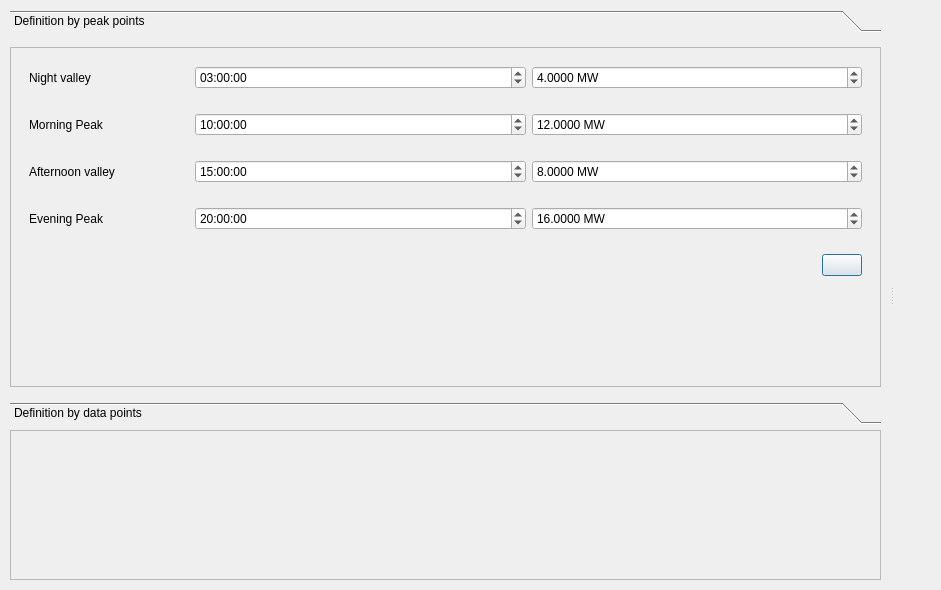
<?xml version="1.0" encoding="UTF-8"?>
<ui version="4.0">
 <class>Dialog</class>
 <widget class="QDialog" name="Dialog">
  <property name="geometry">
   <rect>
    <x>0</x>
    <y>0</y>
    <width>941</width>
    <height>590</height>
   </rect>
  </property>
  <property name="windowTitle">
   <string>Dialog</string>
  </property>
  <layout class="QVBoxLayout" name="verticalLayout">
   <property name="leftMargin">
    <number>1</number>
   </property>
   <property name="topMargin">
    <number>1</number>
   </property>
   <property name="rightMargin">
    <number>1</number>
   </property>
   <property name="bottomMargin">
    <number>1</number>
   </property>
   <item>
    <widget class="QSplitter" name="splitter_3">
     <property name="orientation">
      <enum>Qt::Horizontal</enum>
     </property>
     <widget class="QFrame" name="frame_8">
      <property name="frameShape">
       <enum>QFrame::NoFrame</enum>
      </property>
      <property name="frameShadow">
       <enum>QFrame::Raised</enum>
      </property>
      <layout class="QVBoxLayout" name="verticalLayout_7">
       <property name="topMargin">
        <number>9</number>
       </property>
       <item>
        <widget class="QToolBox" name="toolBox">
         <property name="currentIndex">
          <number>0</number>
         </property>
         <widget class="QWidget" name="page_3">
          <property name="geometry">
           <rect>
            <x>0</x>
            <y>0</y>
            <width>848</width>
            <height>352</height>
           </rect>
          </property>
          <attribute name="label">
           <string>Definition by peak points</string>
          </attribute>
          <layout class="QVBoxLayout" name="verticalLayout_3">
           <property name="leftMargin">
            <number>0</number>
           </property>
           <property name="rightMargin">
            <number>0</number>
           </property>
           <item>
            <widget class="QFrame" name="frame_2">
             <property name="minimumSize">
              <size>
               <width>300</width>
               <height>0</height>
              </size>
             </property>
             <property name="frameShape">
              <enum>QFrame::StyledPanel</enum>
             </property>
             <property name="frameShadow">
              <enum>QFrame::Raised</enum>
             </property>
             <layout class="QVBoxLayout" name="verticalLayout_4">
              <item>
               <widget class="QFrame" name="frame_3">
                <property name="frameShape">
                 <enum>QFrame::NoFrame</enum>
                </property>
                <property name="frameShadow">
                 <enum>QFrame::Plain</enum>
                </property>
                <layout class="QHBoxLayout" name="horizontalLayout_3">
                 <item>
                  <widget class="QLabel" name="label">
                   <property name="maximumSize">
                    <size>
                     <width>160</width>
                     <height>16777215</height>
                    </size>
                   </property>
                   <property name="text">
                    <string>Night valley</string>
                   </property>
                  </widget>
                 </item>
                 <item>
                  <widget class="QTimeEdit" name="night_valley_timeEdit">
                   <property name="time">
                    <time>
                     <hour>3</hour>
                     <minute>0</minute>
                     <second>0</second>
                    </time>
                   </property>
                  </widget>
                 </item>
                 <item>
                  <widget class="QDoubleSpinBox" name="night_valley_doubleSpinBox">
                   <property name="suffix">
                    <string> MW</string>
                   </property>
                   <property name="decimals">
                    <number>4</number>
                   </property>
                   <property name="maximum">
                    <double>9999999.000000000000000</double>
                   </property>
                   <property name="value">
                    <double>4.000000000000000</double>
                   </property>
                  </widget>
                 </item>
                </layout>
               </widget>
              </item>
              <item>
               <widget class="QFrame" name="frame_4">
                <property name="frameShape">
                 <enum>QFrame::NoFrame</enum>
                </property>
                <property name="frameShadow">
                 <enum>QFrame::Plain</enum>
                </property>
                <layout class="QHBoxLayout" name="horizontalLayout_4">
                 <item>
                  <widget class="QLabel" name="label_2">
                   <property name="maximumSize">
                    <size>
                     <width>160</width>
                     <height>16777215</height>
                    </size>
                   </property>
                   <property name="text">
                    <string>Morning Peak</string>
                   </property>
                  </widget>
                 </item>
                 <item>
                  <widget class="QTimeEdit" name="morning_peak_timeEdit">
                   <property name="time">
                    <time>
                     <hour>10</hour>
                     <minute>0</minute>
                     <second>0</second>
                    </time>
                   </property>
                  </widget>
                 </item>
                 <item>
                  <widget class="QDoubleSpinBox" name="morning_peak_doubleSpinBox">
                   <property name="suffix">
                    <string> MW</string>
                   </property>
                   <property name="decimals">
                    <number>4</number>
                   </property>
                   <property name="maximum">
                    <double>9999999.000000000000000</double>
                   </property>
                   <property name="value">
                    <double>12.000000000000000</double>
                   </property>
                  </widget>
                 </item>
                </layout>
               </widget>
              </item>
              <item>
               <widget class="QFrame" name="frame_5">
                <property name="frameShape">
                 <enum>QFrame::NoFrame</enum>
                </property>
                <property name="frameShadow">
                 <enum>QFrame::Plain</enum>
                </property>
                <layout class="QHBoxLayout" name="horizontalLayout_6">
                 <item>
                  <widget class="QLabel" name="label_4">
                   <property name="maximumSize">
                    <size>
                     <width>160</width>
                     <height>16777215</height>
                    </size>
                   </property>
                   <property name="text">
                    <string>Afternoon valley</string>
                   </property>
                  </widget>
                 </item>
                 <item>
                  <widget class="QTimeEdit" name="afternoon_valley_timeEdit">
                   <property name="time">
                    <time>
                     <hour>15</hour>
                     <minute>0</minute>
                     <second>0</second>
                    </time>
                   </property>
                  </widget>
                 </item>
                 <item>
                  <widget class="QDoubleSpinBox" name="afternoon_valley_doubleSpinBox">
                   <property name="suffix">
                    <string> MW</string>
                   </property>
                   <property name="decimals">
                    <number>4</number>
                   </property>
                   <property name="maximum">
                    <double>9999999.000000000000000</double>
                   </property>
                   <property name="value">
                    <double>8.000000000000000</double>
                   </property>
                  </widget>
                 </item>
                </layout>
               </widget>
              </item>
              <item>
               <widget class="QFrame" name="frame_6">
                <property name="frameShape">
                 <enum>QFrame::NoFrame</enum>
                </property>
                <property name="frameShadow">
                 <enum>QFrame::Plain</enum>
                </property>
                <layout class="QHBoxLayout" name="horizontalLayout_7">
                 <item>
                  <widget class="QLabel" name="label_5">
                   <property name="maximumSize">
                    <size>
                     <width>160</width>
                     <height>16777215</height>
                    </size>
                   </property>
                   <property name="text">
                    <string>Evening Peak</string>
                   </property>
                  </widget>
                 </item>
                 <item>
                  <widget class="QTimeEdit" name="evening_peak_timeEdit">
                   <property name="time">
                    <time>
                     <hour>20</hour>
                     <minute>0</minute>
                     <second>0</second>
                    </time>
                   </property>
                  </widget>
                 </item>
                 <item>
                  <widget class="QDoubleSpinBox" name="evening_peak_doubleSpinBox">
                   <property name="suffix">
                    <string> MW</string>
                   </property>
                   <property name="decimals">
                    <number>4</number>
                   </property>
                   <property name="maximum">
                    <double>9999999.000000000000000</double>
                   </property>
                   <property name="value">
                    <double>16.000000000000000</double>
                   </property>
                  </widget>
                 </item>
                </layout>
               </widget>
              </item>
              <item>
               <widget class="QFrame" name="frame_7">
                <property name="frameShape">
                 <enum>QFrame::NoFrame</enum>
                </property>
                <property name="frameShadow">
                 <enum>QFrame::Plain</enum>
                </property>
                <layout class="QHBoxLayout" name="horizontalLayout_8">
                 <item>
                  <spacer name="horizontalSpacer_2">
                   <property name="orientation">
                    <enum>Qt::Horizontal</enum>
                   </property>
                   <property name="sizeHint" stdset="0">
                    <size>
                     <width>40</width>
                     <height>20</height>
                    </size>
                   </property>
                  </spacer>
                 </item>
                 <item>
                  <widget class="QPushButton" name="draw_by_peak_pushButton">
                   <property name="text">
                    <string/>
                   </property>
                   <property name="icon">
                    <iconset resource="icons.qrc">
                     <normaloff>:/Icons/icons/gear.svg</normaloff>:/Icons/icons/gear.svg</iconset>
                   </property>
                  </widget>
                 </item>
                </layout>
               </widget>
              </item>
              <item>
               <spacer name="verticalSpacer">
                <property name="orientation">
                 <enum>Qt::Vertical</enum>
                </property>
                <property name="sizeHint" stdset="0">
                 <size>
                  <width>20</width>
                  <height>40</height>
                 </size>
                </property>
               </spacer>
              </item>
             </layout>
            </widget>
           </item>
          </layout>
         </widget>
         <widget class="QWidget" name="page">
          <property name="geometry">
           <rect>
            <x>0</x>
            <y>0</y>
            <width>848</width>
            <height>352</height>
           </rect>
          </property>
          <attribute name="label">
           <string>Definition by data points</string>
          </attribute>
          <layout class="QVBoxLayout" name="verticalLayout_2">
           <item>
            <widget class="QTableView" name="tableView"/>
           </item>
           <item>
            <widget class="QFrame" name="frame">
             <property name="maximumSize">
              <size>
               <width>16777215</width>
               <height>40</height>
              </size>
             </property>
             <property name="frameShape">
              <enum>QFrame::NoFrame</enum>
             </property>
             <property name="frameShadow">
              <enum>QFrame::Raised</enum>
             </property>
             <layout class="QHBoxLayout" name="horizontalLayout_2">
              <property name="leftMargin">
               <number>0</number>
              </property>
              <property name="topMargin">
               <number>0</number>
              </property>
              <property name="rightMargin">
               <number>0</number>
              </property>
              <property name="bottomMargin">
               <number>0</number>
              </property>
              <item>
               <spacer name="horizontalSpacer">
                <property name="orientation">
                 <enum>Qt::Horizontal</enum>
                </property>
                <property name="sizeHint" stdset="0">
                 <size>
                  <width>40</width>
                  <height>20</height>
                 </size>
                </property>
               </spacer>
              </item>
              <item>
               <widget class="QPushButton" name="draw_by_points_pushButton">
                <property name="text">
                 <string/>
                </property>
                <property name="icon">
                 <iconset resource="icons.qrc">
                  <normaloff>:/Icons/icons/gear.svg</normaloff>:/Icons/icons/gear.svg</iconset>
                </property>
               </widget>
              </item>
             </layout>
            </widget>
           </item>
          </layout>
         </widget>
        </widget>
       </item>
       <item>
        <widget class="QFrame" name="frame_9">
         <property name="minimumSize">
          <size>
           <width>0</width>
           <height>150</height>
          </size>
         </property>
         <property name="frameShape">
          <enum>QFrame::StyledPanel</enum>
         </property>
         <property name="frameShadow">
          <enum>QFrame::Raised</enum>
         </property>
         <layout class="QHBoxLayout" name="horizontalLayout_9"/>
        </widget>
       </item>
      </layout>
     </widget>
     <widget class="QFrame" name="PlotFrame">
      <property name="frameShape">
       <enum>QFrame::NoFrame</enum>
      </property>
      <property name="frameShadow">
       <enum>QFrame::Raised</enum>
      </property>
      <layout class="QHBoxLayout" name="horizontalLayout">
       <item>
        <widget class="MatplotlibWidget" name="plotwidget" native="true"/>
       </item>
      </layout>
     </widget>
    </widget>
   </item>
  </layout>
 </widget>
 <customwidgets>
  <customwidget>
   <class>MatplotlibWidget</class>
   <extends>QWidget</extends>
   <header>.matplotlibwidget</header>
   <container>1</container>
  </customwidget>
 </customwidgets>
 <resources>
  <include location="icons.qrc"/>
 </resources>
 <connections/>
</ui>
